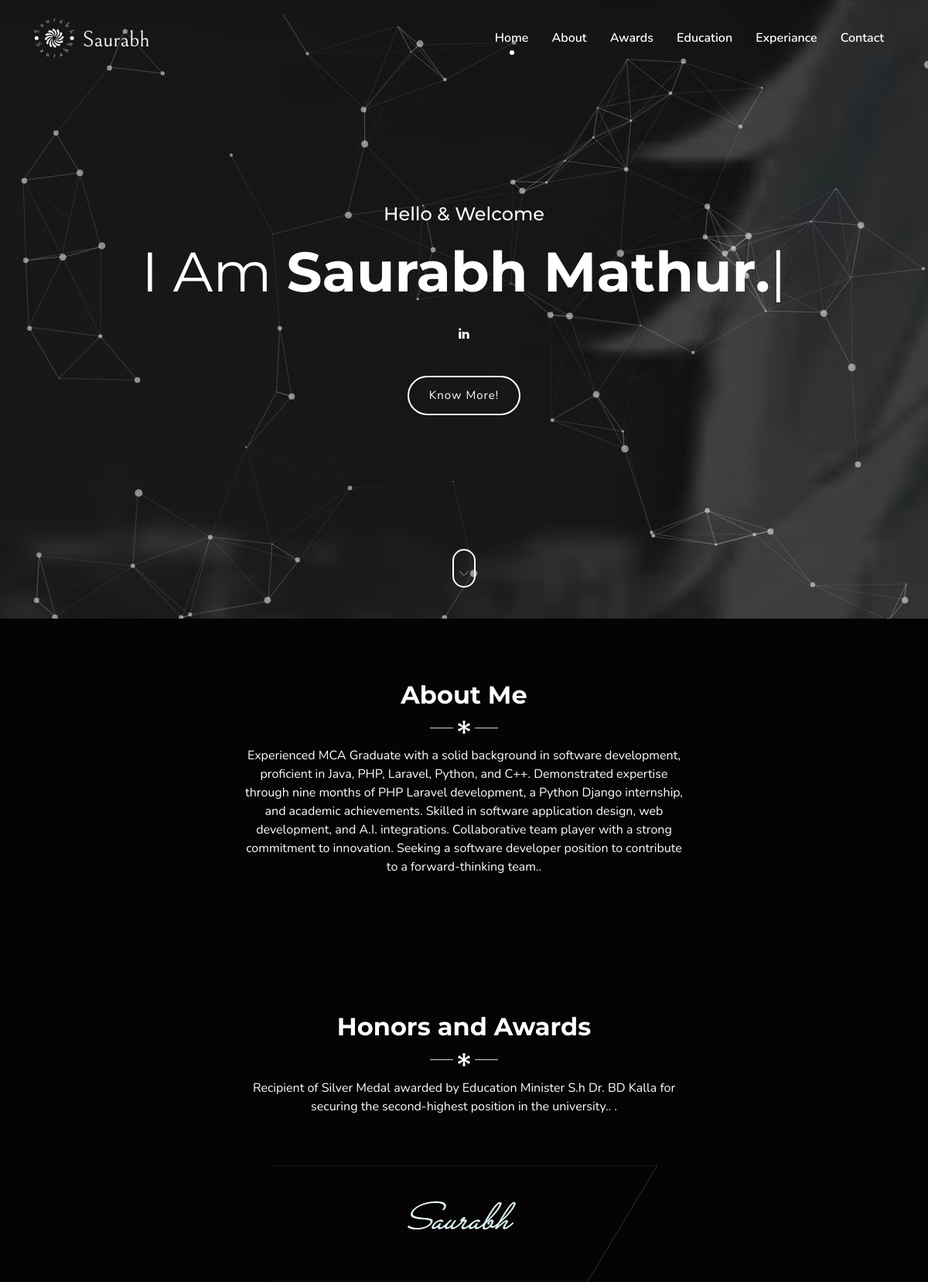
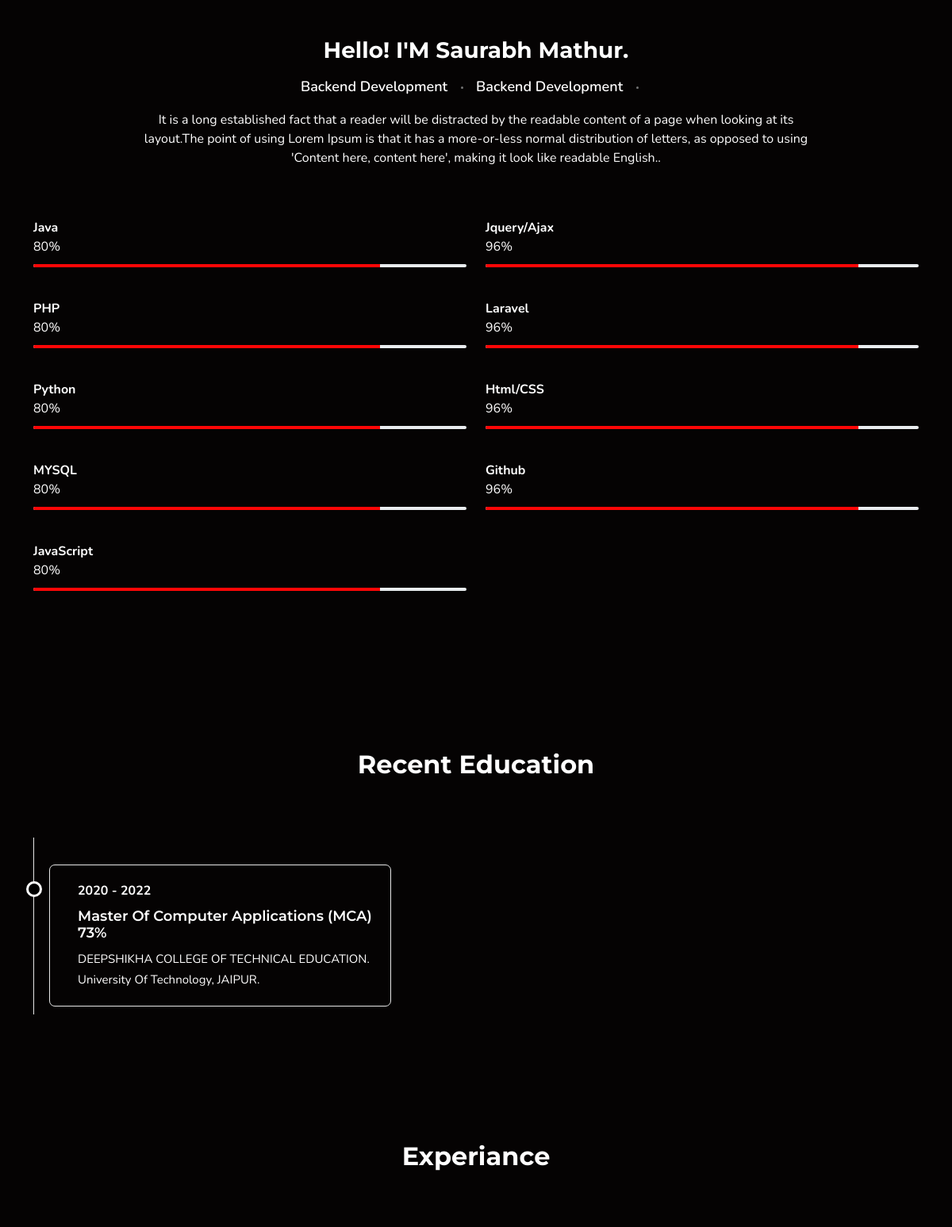
The page / (upper part) on the database its author committed (2 pictures, top to bottom).
### home/models.py (models this page shows, shortened)
class Home(models.Model):
    id = models.AutoField(primary_key=True)
    title         = models.CharField(max_length=122, null=True, blank=True)
    title2         = models.CharField(max_length=122, null=True, blank=True)
    title3         = models.CharField(max_length=122, null=True, blank=True)
    title4         = models.CharField(max_length=122, null=True, blank=True)
    description  = models.CharField(max_length=122, null=True, blank=True)
    description2  = models.CharField(max_length=122, null=True, blank=True)
    date         = models.DateField(null=True, blank=True)
    image        = models.ImageField(upload_to='images/', null=True, blank=True)
    url          = models.URLField(max_length=200, null=True, blank=True)
    slug         = models.SlugField(max_length=200, null=True, blank=True)

### front/views.py (the view)
# urls.py: path("", views.index , name='index'),
def index(request):
    home = Home.objects.filter(slug="home").first()
    aboutus = Home.objects.filter(slug="about").first()
    recenteducation = Home.objects.filter(slug="recenteducation")
    honors = Home.objects.filter(slug="honors_and_awards").first()
    skills = Home.objects.filter(slug="skills")
    experience = Home.objects.filter(slug="experience")
    project = Home.objects.filter(slug="project")
    certifications = Home.objects.filter(slug="certifications")
    return render(request ,'front/index.html' , {'home': home , 'aboutus': aboutus , 'recenteducation': recenteducation , 'honors': honors , 'skills': skills , 'experience': experience , 'project': project , 'certifications': certifications})

### templates/front/index.html (shortened to what this page needs)
{% extends "front/layout/base.html" %}
{% block content %}
<section class="section h-100vh jarallax" data-jarallax='{"speed": 0.2}'
style="background-image: url('static/front/images/home-bg.jpg');" id="home">
<div class="container position-relative z-index">
    <div class="row justify-content-center">
        <div class="col-lg-12">
            <div class="text-white text-center">
                <h4>Hello & Welcome</h4>
                <h1 class="header_title mb-0 mt-3">I Am <span class="element fw-bold"
                        data-elements="{{home.title}}.,{{home.description}}."></span></h1>
                <ul class="social_home list-unstyled text-center pt-4">
                    <li class="list-inline-item"><a href="javascript:void(0)"><i
                                class="mdi mdi-linkedin"></i></a></li>
                </ul>
                <div class="header_btn">
                    <a href="javascript:void(0)" class="btn btn-outline-custom btn-rounded mt-4">Know More!</a>
                </div>
            </div>
        </div>
    </div>
</div>
<div class="scroll_down">
    <a href="#about" class="scroll">
        <i class="mbri-arrow-down text-white"></i>
    </a>
</div>
</section>
<section class="section" id="about">
<div class="container">
    <div class="row justify-content-center">
        <div class="col-lg-12">
            <div class="text-center mx-auto section-main-title">
                <h2><span class="fw-bold">{{aboutus.title}} </span></h2>
                <div class="main-title-border">
                    <i class="mdi mdi-asterisk"></i>
                </div>
                <p class="text-muted mx-auto mt-2">{{aboutus.description}}.</p>
            </div>
        </div>
    </div>
</div>
</section>
<section class="section" id="award">
<div class="container">
    <div class="row justify-content-center">
        <div class="col-lg-12">
            <div class="text-center mx-auto section-main-title">
                <h2><span class="fw-bold">{{honors.title}} </span> </h2>
                <div class="main-title-border">
                    <i class="mdi mdi-asterisk"></i>
                </div>
                <p class="text-muted mx-auto mt-2">{{honors.description}}.. .</p>
            </div>
        </div>
    </div>
    <div class="row mt-4 pt-4">
        <div class="col-lg-12">
            <div>
                <img src="{{ MEDIA_URL }}{{ honors.image }}" alt="" class="img-fluid mx-auto d-block">
            </div>
            <div class="text-center about-detail mx-auto mt-5">
                <h3 class="mb-3"><span class="fw-bold text-custom">{{honors.title2}}</span></h3>
                <ul class="mb-0 list-inline text-center about-work">
                    <li class="list-inline-item me-0 text-muted">{{honors.title3}} </li>
                    <li class="list-inline-item me-0 text-muted">{{honors.title4}}</li>
                </ul>
                <p class="text-muted mt-3">{{honors.description2}}.</p>
            </div>
        </div>
    </div>
    <div class="row mt-5">
        <div class="col-lg-6">
            <div class="progress-bars skill-custom">
                    {% for item in skills %}
                        {% if forloop.counter <= 5 %}
                <div class="clearfix">
                    <div class="text-dark fw-bold float-left">{{item.title}}</div>
                    <div class="text-muted float-right">80%</div>
                </div>
                <div class="progress">
                    <div class="progress-bar" role="progressbar" style="width: 80%" aria-valuenow="0"
                        aria-valuemin="0" aria-valuemax="100"></div>
                </div>
                     {% endif %}
                {% endfor %}
            </div>
        </div>
        <div class="col-lg-6">
            <div class="progress-bars skill-custom">
                {% for item in skills %}
                    {% if forloop.counter > 5 %}
                <div class="clearfix">
                    <div class="text-dark fw-bold float-left">{{item.title}}</div>
                    <div class="text-muted float-right">96%</div>
                </div>
                <div class="progress">
                    <div class="progress-bar" role="progressbar" style="width: 86%" aria-valuenow="0"
                        aria-valuemin="0" aria-valuemax="100"></div>
                </div>
                    {% endif %}
                {% endfor %}
            </div>
        </div>
    </div>
</div>
</section>
<section class="section" id="education">
<div class="container">
    <div class="row justify-content-center">
        <div class="col-lg-12">
            <div class="text-center mx-auto section-main-title">
                <h2><span class="fw-bold">Recent Education </span></h2>
            </div>
        </div>
    </div>
    <div class="row mt-4 pt-4">
        <div class="col-lg-5">
            <div class="cv_edu_exp mt-3">
                {% for item in recenteducation %}
                <div class="cv_edu_exp_box mt-4">
                    <div class="row">
                        <div class="col-lg-12">
                            <div class="cv_edu_exp_year fw-bold text-custom position-relative">
                                {{item.title}}</div>
                            </div>
                            <div class="cb_edu_exp_detail">
                                <h4>{{item.title2}}</h4>
                                <p class="cv_desc mb-0">{{ item.description|linebreaksbr }}</p>
                            </div>
                        </div>
                    </div>
                </div>
                {% endfor %}
            </div>
        </div>
    </div>
</section>
<section class="section" id="experiance">
<div class="container">
    <div class="row justify-content-center">
        <div class="col-lg-12">
            <div class="text-center mx-auto section-main-title">
                <h2><span class="fw-bold"> Experiance</span></h2>
            </div>
        </div>
    </div>
    <div class="row mt-4 pt-4">
        <div class="col-lg-5">
        </div>
        <div class="col-lg-5 offset-lg-2">
        </div>
    </div>
</div>
</section>
{% endblock content %}

### templates/front/layout/base.html (shortened to what this page needs)
<!DOCTYPE html>
<html lang="en">
<head>
    <link rel="stylesheet" href="static/front/css/bootstrap.min.css" />
    <link rel="stylesheet" href="static/front/css/materialdesignicons.min.css">
    <link rel="stylesheet" href="static/front/css/mobiriseicons.css">
    <link rel="stylesheet" href="static/front/css/magnific-popup.css">
    <link rel="stylesheet" href="static/front/css/animate.min.css">
    <link rel="stylesheet" href="static/front/css/style.css">
</head>
<body>
    <nav class="navbar navbar-expand-lg fixed-top custom-nav sticky">
        <div class="container">
            <a class='navbar-brand logo' href='/'>
                <img src="static/front/images/logo.png" alt="" class="img-fluid logo-light">
            </a>
            <div class="collapse navbar-collapse" id="navbarCollapse">
                <ul class="navbar-nav ms-auto">
                    <li class="nav-item active">
                        <a href="#home" class="nav-link">Home</a>
                    </li>
                    <li class="nav-item">
                        <a href="#about" class="nav-link">About</a>
                    </li>
                    <li class="nav-item">
                        <a href="#award" class="nav-link">Awards</a>
                    </li>
                    <li class="nav-item">
                        <a href="#education" class="nav-link">Education</a>
                    </li>
                    <li class="nav-item">
                        <a href="#experiance" class="nav-link">Experiance</a>
                    </li>
                    <li class="nav-item">
                        <a href="#contact" class="nav-link">Contact</a>
                    </li>
                </ul>
            </div>
        </div>
    </nav>
    {% block content %}{% endblock content %}
</body>
</html>

### static/front/css/style.css (style rules this page uses)
body { font-family: "Nunito", sans-serif; overflow-x: hidden; }
h1, h2, h3, h4, h5, h6 { font-family: "Montserrat", sans-serif; color: white; }
a, a:hover, a:focus, button, button:focus { text-decoration: none !important; outline: none !important; box-shadow: none !important; }
.section { padding-top: 80px; padding-bottom: 80px; position: relative; background-color: #050303; }
.text-dark { color: #ffffff !important; }
.text-muted { color: #fffefe; }
.text-custom { color: #ffffff !important; }
.h-100vh { height: 100vh; }
.z-index { z-index: 2; }
.section-main-title { max-width: 570px; }
.main-title-border::after, .main-title-border::before { display: inline-block; margin-top: -7px; vertical-align: middle; content: ""; background-color: #d0d0d0; width: 30px; height: 1px; }
.main-title-border i { font-size: 20px; }
.btn { padding: 12px 26px; }
.btn-rounded { border-radius: 30px; }
.btn-outline-custom { background-color: transparent; border: 2px solid #fff; color: #fff; letter-spacing: 1px; transition: all 0.5s; font-size: 15px; }
.about-detail { max-width: 850px; }
.about-detail .about-work li { font-size: 18px; font-weight: 600; }
.about-detail .about-work li::after { content: ""; height: 3px; width: 3px; border-radius: 50%; background-color: #757575; margin: 0px 12px; position: relative; display: inline-block; top: -3px; }
.skill-custom .progress { height: 4px; margin-bottom: 40px; margin-top: 10px; }
.skill-custom .progress-bar { background: #fd0606; }
.cv_edu_exp { padding: 10px 0; position: relative; }
.cv_edu_exp::after { content: ""; height: 100%; left: 0; background-color: #e7e7e7; margin: 0; position: absolute; right: 0; top: 0; width: 1px; }
.cv_edu_exp .cv_edu_exp_box { border-radius: 7px; border: 1px solid #e7e7e7; margin-left: 20px; padding: 20px; }
.cv_edu_exp .cv_edu_exp_box .cv_edu_exp_year { position: relative; margin: 0 0 10px 15px !important; }
.cv_edu_exp .cv_edu_exp_box .cv_edu_exp_year::after { border: 3px solid #fff; border-radius: 50%; content: ""; height: 20px; background-color: #000; position: absolute; left: -65px !important; width: 20px; z-index: 1; }
.cv_edu_exp .cv_edu_exp_box .cb_edu_exp_detail { text-align: left; margin-left: 15px; float: left; border-radius: 0; }
.cv_edu_exp h4, .cb_edu_exp_detail h4 { font-size: 18px; font-weight: 600; margin-top: 0; text-transform: capitalize; }
.cv_desc { line-height: 26px; font-size: 15px; color: #fffefe; }
.header_title { font-size: 72px; font-weight: 400; line-height: 1.2; text-transform: capitalize; }
.social_home li a { font-size: 18px; color: #ffffff; display: inline-block; width: 30px; text-align: center; }
.scroll_down { position: absolute; bottom: 5vh; width: 100%; text-align: center; color: #fff; font-size: 13px; z-index: 8; }
.scroll_down i { position: relative; -webkit-animation: bounce 2s infinite; animation: bounce 2s infinite; height: 50px; width: 30px; line-height: 60px; border-radius: 30px; border: 2px solid #ffffff; display: inline-block; color: #fff; font-size: 12px; }
.scroll_down i:after { content: ""; position: absolute; top: 0; left: 0; width: 100%; height: 100%; border-radius: 50%; z-index: -1; transition: all 0.2s; }
.jarallax { background-size: cover; background-position: center center; display: flex; align-items: center; }
.custom-nav { padding: 15px 0px; width: 100%; border-radius: 0px; z-index: 999; margin-bottom: 0px; transition: all 0.5s ease-in-out; background-color: transparent; }
.custom-nav .navbar-nav li a { color: #fff; font-size: 16px; background-color: transparent !important; padding: 15px 0; position: relative; margin: 0 7px; font-weight: 600; transition: all 0.4s; }
.custom-nav .navbar-nav li.active a:before, .custom-nav .navbar-nav li:hover a:before, .custom-nav .navbar-nav li:active a:before, .custom-nav.stickyadd .navbar-nav li.active a:before, .custom-nav.stickyadd .navbar-nav li:hover a:before, .custom-nav.stickyadd .navbar-nav li:active a:before { opacity: 1; }
.custom-nav .navbar-nav li a:before, .custom-nav.stickyadd .navbar-nav li a:before { content: ""; position: absolute; left: 50%; bottom: 10%; height: 6px; width: 6px; background: #fff; border-radius: 50%; opacity: 0; transform: translateX(-50%); -webkit-transition: all 0.3s ease 0s; -o-transition: all 0.3s ease 0s; transition: all 0.3s ease 0s; }
.logo .logo-light { display: inline-block; }
.custom-nav .navbar-brand.logo img { height: 58px; }

### rows shown on the page
Home: title "About Me", description "Experienced MCA Graduate with a solid background in software development, proficient in Java, PHP, Laravel, Python, and C++. Demonstrated expertise through nine months of PHP Laravel development, a Python Django internship, and academic achievements. Skilled in software application design, web development, and A.I. integrations. Collaborative team player with a strong commitment to innovation. Seeking a software developer position to contribute to a forward-thinking team."
Home: title "Honors and Awards", description "Recipient of Silver Medal awarded by Education Minister S.h Dr. BD Kalla for securing the second-highest position in the university", image (picture), title2 "Hello! I'M Saurabh Mathur.", title3 "Backend Development", title4 "Backend Development", description2 "It is a long established fact that a reader will be distracted by the readable content of a page when looking at its layout.The point of using Lorem Ipsum is that it has a more-or-less normal distribution of letters, as opposed to using 'Content here, content here', making it look like readable English."
Home: title "Java"
Home: title "PHP"
Home: title "Python"
Home: title "MYSQL"
Home: title "JavaScript"
Home: title "Jquery/Ajax"
Home: title "Laravel"
Home: title "Html/CSS"
Home: title "Github"
Home: title "2020 - 2022", title2 "Master Of Computer Applications (MCA) 73%", description "DEEPSHIKHA COLLEGE OF TECHNICAL EDUCATION. University Of Technology, JAIPUR."
